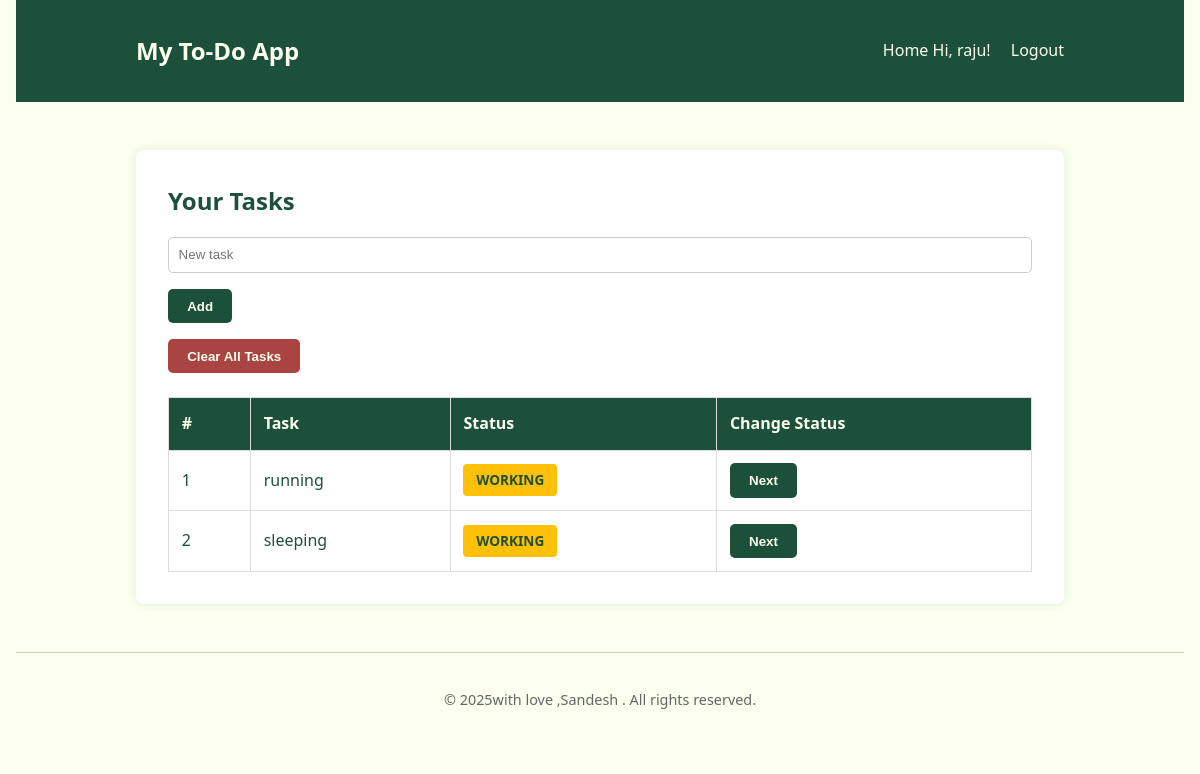
The app's page / (signed in) with its own data.
### app/models.py (models this page shows)
class Task(db.Model):
    id = db.Column(db.Integer, primary_key=True)
    title = db.Column(db.String(100), nullable=False)
    status = db.Column(db.String(20), default='Pending')
    user_id = db.Column(db.Integer, db.ForeignKey('user.id'), nullable=False)
    user = db.relationship('User', backref=db.backref('tasks', lazy=True))

### app/routes/tasks.py (the view)
@tasks_bp.route('/')
@login_required
def view_tasks():
    user_id = session.get('user_id')
    tasks = Task.query.filter_by(user_id=user_id).all()
    return render_template('tasks.html', tasks=tasks)

### app/__init__.py (called while the page is built)
def create_app():
    app = Flask(__name__)
    app.config['SECRET_KEY'] = 'your-secret-key'
    app.config['SQLALCHEMY_DATABASE_URI'] = 'sqlite:///todo.db'  # Using SQLite for simplicity
    app.config['SQLALCHEMY_TRACK_MODIFICATIONS'] = False
    db.init_app(app)
    from app.routes.auth import auth_bp
    from app.routes.tasks import tasks_bp
    app.register_blueprint(auth_bp)
    app.register_blueprint(tasks_bp)
    @app.context_processor
    def inject_current_year():
        from datetime import datetime
        return {'current_year': datetime.now().year}
    return app

### app/routes/tasks.py (called while the page is built)
def login_required(func):
    from functools import wraps
    @wraps(func)
    def decorated_function(*args, **kwargs):
        if 'user' not in session:
            flash('Please login first.', 'warning')
            return redirect(url_for('auth.login'))
        return func(*args, **kwargs)
    return decorated_function

### app/templates/tasks.html (shortened to what this page needs)
{% extends "base.html" %}
{% block content %}
<div class="task-box">
    <h2>Your Tasks</h2>
    <form action="{{ url_for('tasks.add_task') }}" method="POST" class="task-form">
        <input type="text" name="title" placeholder="New task" required />
        <button type="submit" class="btn">Add</button>
    </form>
    {% if tasks %}
    <form method="POST" action="{{ url_for('tasks.clear_tasks') }}">
        <button type="submit" class="btn btn-clear">Clear All Tasks</button>
    </form>
    <table class="task-table">
        <thead>
            <tr>
                <th>#</th>
                <th>Task</th>
                <th>Status</th>
                <th>Change Status</th>
            </tr>
        </thead>
        <tbody>
            {% for task in tasks %}
            <tr>
                <td data-label="#">{{ loop.index }}</td>
                <td data-label="Task">{{ task.title }}</td>
                <td data-label="Status">
                    <span class="badge {{ task.status|lower }}">{{ task.status }}</span>
                </td>
                <td data-label="Change Status">
                    <form action="{{ url_for('tasks.toggle_status', task_id=task.id) }}" method="POST" style="display:inline;">
                        <button type="submit" class="btn-small">Next</button>
                    </form>
                </td>
            </tr>
            {% endfor %}
        </tbody>
    </table>
    {% else %}
    <p>No tasks yet. Add one task to get started.</p>
    {% endif %}
</div>
{% endblock %}

### app/templates/base.html (shortened to what this page needs)
<!DOCTYPE html>
<html lang="en">
<head>
    <link rel="stylesheet" href="{{ url_for('static', filename='css/style.css') }}" />
</head>
<body>
    <header>
        <div class="container">
            <h1>My To-Do App</h1>
            <nav>
                <a href="{{ url_for('tasks.view_tasks') }}">Home</a>
                {% if 'user' in session %}
                    <span>Hi, {{ session['user'] }}!</span>
                    <a href="{{ url_for('auth.logout') }}">Logout</a>
                {% else %}
                    <a href="{{ url_for('auth.login') }}">Login</a>
                    <a href="{{ url_for('auth.register') }}">Register</a>
                {% endif %}
            </nav>
        </div>
    </header>
    <main class="container">
        {% block content %}{% endblock %}
    </main>
    <footer class="footer">
        <div class="container">
            <p>&copy; {{ current_year }}with love ,Sandesh . All rights reserved.</p>
        </div>
    </footer>
</body>
</html>

### app/static/css/style.css (style rules this page uses)
* { margin: 0; padding: 0; box-sizing: border-box; }
body { font-family: 'Segoe UI', Tahoma, Geneva, Verdana, sans-serif; background-color: #FAFFEE; color: #1D503A; line-height: 1.6; padding: 0 1rem; }
header { background-color: #1D503A; color: #FAFFEE; padding: 1rem 0; margin-bottom: 2rem; }
header .container { display: flex; justify-content: space-between; align-items: center; flex-wrap: wrap; }
header h1 { font-size: 1.5rem; }
nav a { color: #FAFFEE; text-decoration: none; margin-left: 1rem; font-weight: 500; }
.container { max-width: 960px; margin: auto; padding: 1rem; }
form { margin-top: 1rem; }
form input[type="text"], form input[type="email"], form input[type="password"] { width: 100%; padding: 0.6rem; border: 1px solid #ccc; border-radius: 5px; margin-bottom: 1rem; background: #fff; color: #1D503A; }
button, .btn { background-color: #1D503A; color: #FAFFEE; border: none; padding: 0.6rem 1.2rem; border-radius: 5px; cursor: pointer; font-weight: 600; transition: background-color 0.3s; }
.btn-clear { background-color: #a94442; }
.auth-box, .task-box { background-color: white; padding: 2rem; border-radius: 8px; box-shadow: 0 0 10px rgba(29, 80, 58, 0.1); margin-bottom: 2rem; }
.task-table { width: 100%; border-collapse: collapse; margin-top: 1.5rem; }
.task-table th, .task-table td { padding: 0.8rem; border: 1px solid #ddd; text-align: left; }
.task-table th { background-color: #1D503A; color: #FAFFEE; }
.task-table td { background-color: #fff; }
.badge { padding: 0.4rem 0.8rem; border-radius: 4px; font-size: 0.85rem; font-weight: bold; color: #fff; text-transform: uppercase; }
.badge.working { background-color: #ffc107; color: #1D503A; }
footer { text-align: center; padding: 1.2rem 0; border-top: 1px solid #ccc; font-size: 0.9rem; color: #666; }

### records on screen
Task: title "running", status "WORKING"
Task: title "sleeping", status "WORKING"

### other values on screen
{{ session['user'] }} "raju"
